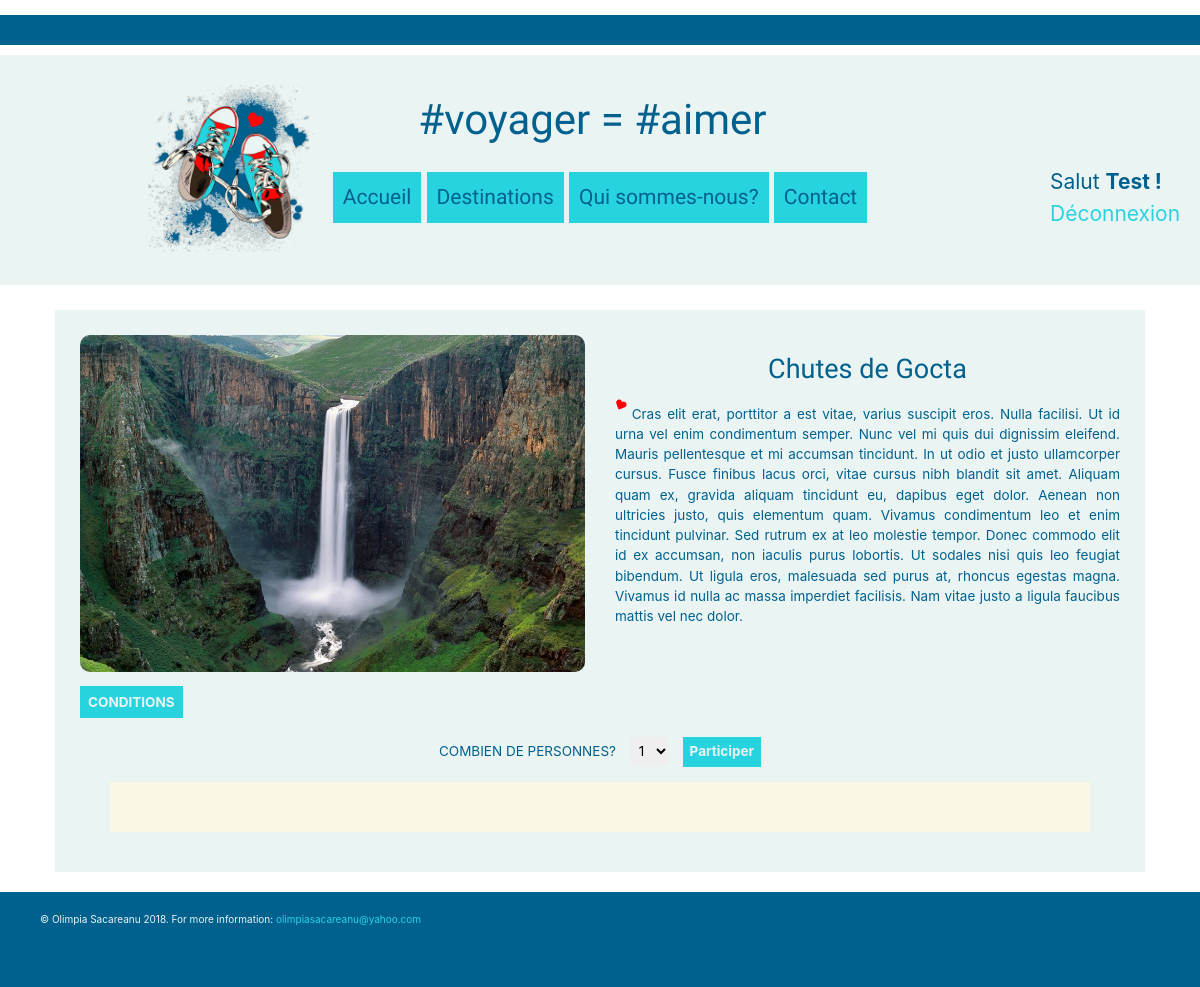
The app's page /destination.php?id=2 (signed in) with its own data.
### tables this page shows
CREATE TABLE IF NOT EXISTS `destination` (
  `ID` int(11) NOT NULL AUTO_INCREMENT,
  `title` varchar(60) NOT NULL,
  `description` text NOT NULL,
  `category` varchar(60) NOT NULL,
  `picture` varchar(50) NOT NULL,
  `slider` varchar(50) NOT NULL,
  PRIMARY KEY (`ID`)
);

### destination.php (called while the page is built, shortened)
<?php
include "connection.php";
$query = $db->prepare('SELECT * FROM destination WHERE ID = ?');
$query->execute([
	$_GET['id']
]);
$destination = $query->fetch();
include "layout.phtml";

### destination.phtml (the view, shortened to what this page needs)
<div class="destination-container">
	<article>
		<div class="row">
			<div class="col-lg-6 col-sm-12">
				<img src="img/<?= $destination['picture'] ?>" alt="destination">
			</div>
			<div class="col-lg-6 col-sm-12">
				<h1><?= htmlspecialchars($destination['title']) ?></h1>
				<p><i class="fas fa-heart"></i> <?= htmlspecialchars($destination['description']) ?></p>
			</div>
		</div>
			<a  class='conditions' href='#'>CONDITIONS</a>
				<form action="" method='post'>
					<label for="persons">Combien de personnes?</label>
					<select name="persons" id="persons">
						<option value="1">1</option>
					</select>
					<button type="button" id='join' >Participer</button>
				</form>
				<form class="order" data-mode='change' >
						<div class="join">
						</div>
				</form>
	</article>
</div>

### main9.css (style rules this page uses)
html { font-size: 62.5%; }
a { text-decoration: none; color: #00618e; }
h1, h2 { font-family: Love Ya Like A Sister; }
.row img { width: 100%; }
.destination-container h1 { text-align:center; font-family: Love Ya Like A Sister; }
.destination-container p .fas { color: red; }
.destination-container .conditions { color: #28d3e0; }
.destination-container .join { background-color: #faf8e4; padding: 20px; margin:15px; }
@media screen and (min-width: 1024px) { img { border-radius: 10px; } }
@media screen and (min-width: 1024px) { p { text-align:justify; } }
@media screen and (min-width: 1024px) { .destination-container .conditions { color: #eaf4f3; } }
@media screen and (min-width: 1024px) { .destination-container { font-size: 0.9em; } }
@media screen and (min-width: 1024px) { .destination-container img { margin-bottom: 20px; } }
@media screen and (min-width: 1024px) { .destination-container a { text-decoration:none; background-color: #28d3e0; padding:8px; color: #eaf4f3; font-weight: bold; } }
@media screen and (min-width: 1024px) { .destination-container form { text-align: center; margin:0 15px; } }
@media screen and (min-width: 1024px) { .destination-container form label { text-transform: uppercase; } }
@media screen and (min-width: 1024px) { .destination-container form select { margin: 0 10px; padding:5px; border: none; } }
@media screen and (min-width: 1024px) { .destination-container button { color: #eaf4f3; border: none; padding:7px; background-color: #28d3e0; font-weight: bold; } }
@media screen and (min-width: 1024px) { .destination-container .join { font-size: 1.3em; margin: 15px; padding: 25px; } }
@media screen and (min-width: 1024px) { .destination-container p .fas { font-size: 0.8em; color: red; position: relative; top: -10px; -webkit-transform: rotate(25deg); -moz-transform: rotate(25deg); -o-transform: rotate(25deg); -ms-transform: rotate(25deg); transform: rotate(25deg); } }

### records on screen
destination: picture (picture), title "Chutes de Gocta", description "Cras elit erat, porttitor a est vitae, varius suscipit eros. Nulla facilisi. Ut id urna vel enim condimentum semper. Nunc vel mi quis dui dignissim eleifend. Mauris pellentesque et mi accumsan tincidunt. In ut odio et justo ullamcorper cursus. Fusce finibus lacus orci, vitae cursus nibh blandit sit amet. Aliquam quam ex, gravida aliquam tincidunt eu, dapibus eget dolor. Aenean non ultricies justo, quis elementum quam. Vivamus condimentum leo et enim tincidunt pulvinar. Sed rutrum ex at leo molestie tempor. Donec commodo elit id ex accumsan, non iaculis purus lobortis. Ut sodales nisi quis leo feugiat bibendum. Ut ligula eros, malesuada sed purus at, rhoncus egestas magna. Vivamus id nulla…"

### other values on screen
$_SESSION['user']['firstName'] "Test"
